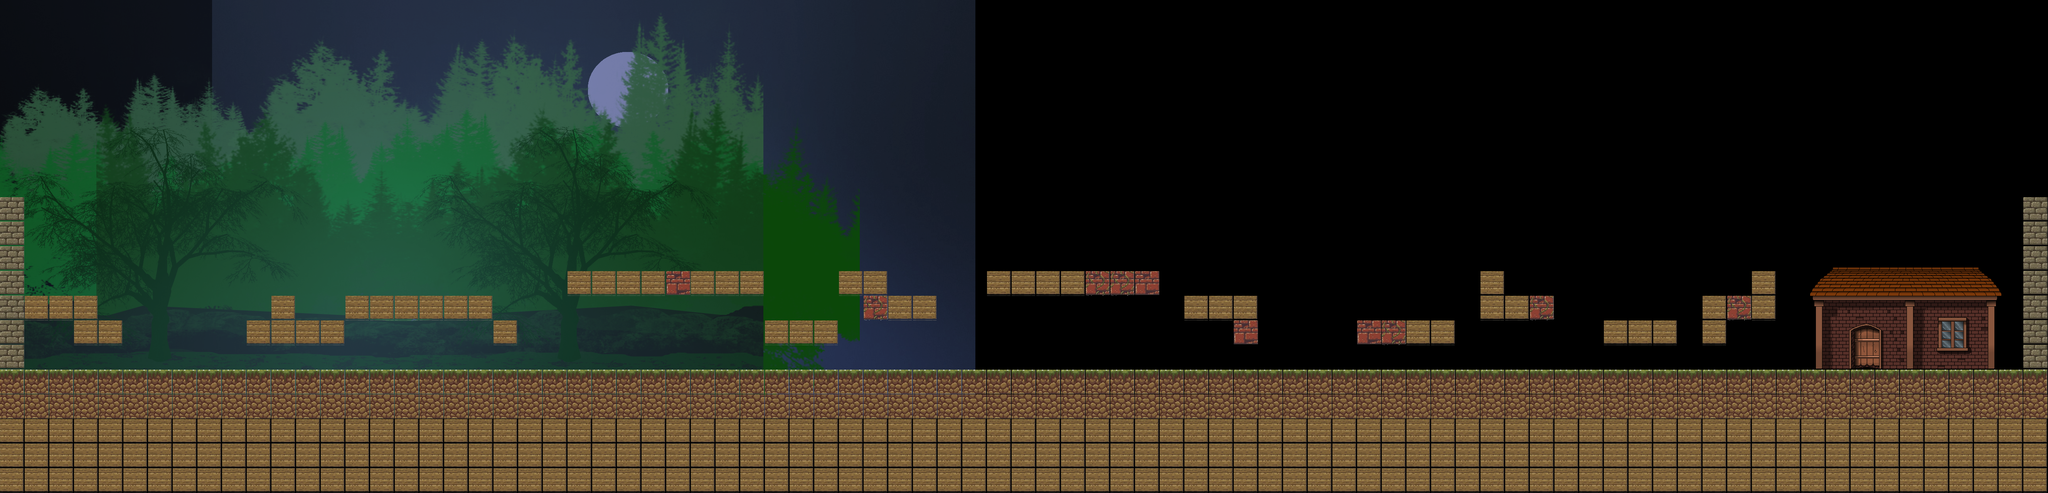

The image is a tile-based game level rendered from a .tmx file. Its description and source (layers, tilesets, objects; grid data summarised) follow:
An orthogonal 83x20 tile map with 64x64 px tiles, 1 tile layer (Layer_ground_tiles), 8 image layers and 18 objects (9x collision, 3x Collision, 2x Zombie, sector, Player, ...).

<map version="1.10" tiledversion="1.12.2" orientation="orthogonal" renderorder="left-up" width="83" height="20" tilewidth="64" tileheight="64" infinite="0" nextlayerid="19" nextobjectid="13">
 <editorsettings>
  <export target="parallax-forext..tmj" format="json" />
 </editorsettings>
 <properties>
  <property name="gravity" type="bool" value="true" />
 </properties>
 <tileset firstgid="1" name="tileset 2D ortho" tilewidth="64" tileheight="64" spacing="3" tilecount="9" columns="3">
  <grid orientation="orthogonal" width="260" height="260" />
  <image source="tileset 2D ortho.png" trans="000000" width="261" height="260" />
  <tile id="0">
   <objectgroup draworder="index" id="2">
    <object id="2" name="col_tile_stone" type="collision" x="0" y="0" width="64" height="64" />
   </objectgroup>
  </tile>
  <tile id="1">
   <objectgroup draworder="index" id="2">
    <object id="1" name="col_tile_stonegrass" type="collision" x="0" y="0" width="62" height="63" />
   </objectgroup>
  </tile>
  <tile id="2">
   <objectgroup draworder="index" id="2">
    <object id="1" name="col_tile_stone_ice" type="collision" x="0" y="0" width="64" height="64" />
   </objectgroup>
  </tile>
  <tile id="3">
   <objectgroup draworder="index" id="2">
    <object id="1" name="col_tile_red_bricks" type="collision" x="0" y="0" width="64" height="64" />
   </objectgroup>
  </tile>
  <tile id="4">
   <objectgroup draworder="index" id="2">
    <object id="1" name="col_tile_red_bricks_moss" type="collision" x="0" y="0" width="64" height="64" />
   </objectgroup>
  </tile>
  <tile id="5">
   <objectgroup draworder="index" id="2">
    <object id="1" name="col_tile_grass" type="collision" x="0" y="0" width="64" height="64" />
   </objectgroup>
  </tile>
  <tile id="6">
   <objectgroup draworder="index" id="2">
    <object id="1" name="col_tile_grey_bricks" type="collision" x="0" y="0" width="64" height="64" />
   </objectgroup>
  </tile>
  <tile id="7">
   <objectgroup draworder="index" id="2">
    <object id="2" name="col_tile_grey_bricks_moss" type="collision" x="0" y="0" width="64" height="64" />
   </objectgroup>
  </tile>
  <tile id="8">
   <objectgroup draworder="index" id="2">
    <object id="1" name="col_tile_wood" type="collision" x="0" y="0" width="60" height="60" />
   </objectgroup>
  </tile>
 </tileset>
 <imagelayer id="14" name="Layer_background_4" offsetx="550" offsety="0" parallaxx="0" repeatx="1">
  <image source="../Resources/Parallax Layers/2.png" width="1980" height="1080" />
 </imagelayer>
 <imagelayer id="13" name="Layer_background_3" parallaxx="0.1" repeatx="1">
  <image source="../Resources/Parallax Layers/3.png" width="1980" height="1080" />
 </imagelayer>
 <imagelayer id="12" name="Layer_background_2" parallaxx="0.2" repeatx="1">
  <image source="../Resources/Parallax Layers/4.png" width="1980" height="1080" />
 </imagelayer>
 <imagelayer id="10" name="Layer_background_1" offsetx="250" offsety="0" parallaxx="0.3" repeatx="1">
  <image source="../Resources/Parallax Layers/5.png" width="1980" height="1080" />
 </imagelayer>
 <imagelayer id="3" name="Layer_0_ground" repeatx="1">
  <image source="../Resources/Parallax Layers/7.png" width="1980" height="1080" />
 </imagelayer>
 <imagelayer id="11" name="Layer_ground_trees" repeatx="1">
  <image source="../Resources/Parallax Layers/8.png" width="1980" height="1080" />
 </imagelayer>
 <imagelayer id="15" name="Layer_foreground_light" parallaxx="0" repeatx="1">
  <image source="../Resources/Parallax Layers/6.png" width="1980" height="1080" />
 </imagelayer>
 <imagelayer id="16" name="Layer_ground_house" offsetx="4687.36" offsety="524.86">
  <image source="../Resources/houses2D/housebrickdoor.png" width="512" height="512" />
 </imagelayer>
 <objectgroup id="17" name="Sectors">
  <object id="12" name="Sector_1" type="sector" x="-140" y="-18" width="5486" height="1322" />
 </objectgroup>
 <objectgroup id="2" name="Layer_0_Leveldesign">
  <object id="1" name="player" type="Player" x="2529.33" y="887.879">
   <point />
  </object>
  <object id="2" name="collision_ground" type="Collision" x="0" y="954.173" width="5312" height="75.6538" />
  <object id="3" name="collision_wall_left" type="Collision" x="0" y="512" width="64" height="512" />
  <object id="6" name="collision_wall_right" type="Collision" x="5248" y="512" width="64" height="512" />
  <object id="7" name="key_1" type="Key" x="426.3" y="900">
   <point />
  </object>
  <object id="8" name="zombie_1" type="Zombie" x="1420.24" y="848.485">
   <point />
  </object>
  <object id="9" name="zombie_2" type="Zombie" x="4062.67" y="887.879">
   <point />
  </object>
  <object id="11" name="exit" type="Door" x="4850" y="928">
   <point />
  </object>
 </objectgroup>
 <layer id="18" name="Layer_ground_tiles" width="83" height="20">
  <properties>
   <property name="isTilesetWalkable" type="bool" value="false" />
   <property name="useTilesetBorder" type="bool" value="false" />
  </properties>
  <data>[1660 cells, 489 non-empty, 6 distinct tile ids]</data>
 </layer>
</map>
